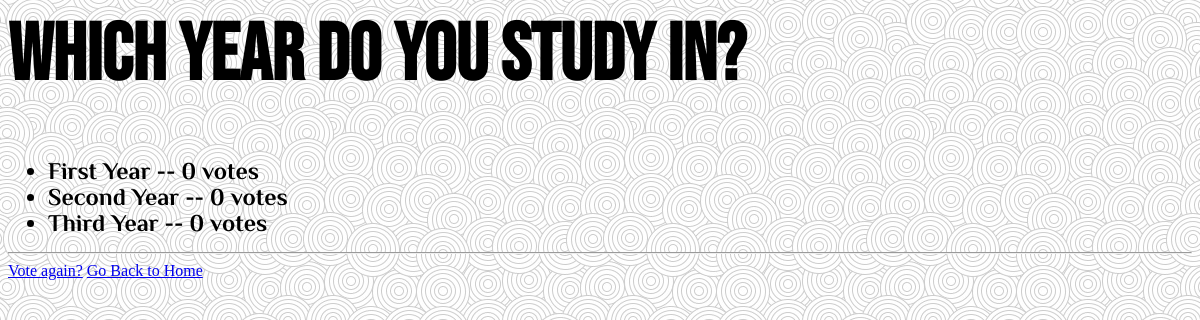
The app's page /2/results/ with its own data.
### polls/models.py (models this page shows, shortened)
class Question(models.Model):
    question_text = models.CharField(max_length=200)
    pub_date = models.DateTimeField('date published')

class Choice(models.Model):
    question = models.ForeignKey(Question, on_delete=models.CASCADE)
    choice_text = models.CharField(max_length=200)
    votes = models.IntegerField(default=0)

### polls/views.py (the view)
# urls.py: path('<int:pk>/results/', views.ResultsView.as_view(), name='results'),
class ResultsView(generic.DetailView):
    model = Question
    template_name = 'polls/results.html'

### polls/templates/polls/results.html
{% load static %}
<html><body>
<link rel="stylesheet" type="text/css" href="{% static 'polls/rstyle.css' %}" />
<h1 id="head">{{ question.question_text }}</h1>
<ul>
{% for choice in question.choice_set.all %}
    <li id="list">{{ choice.choice_text }} -- {{ choice.votes }} vote{{ choice.votes|pluralize }}</li>
{% endfor %}
</ul>
<hr>
<a href="{% url 'polls:detail' question.id %}">Vote again?</a>
<a href="{% url 'polls:index'%}">Go Back to Home</a>
</body></html>

### polls/static/polls/rstyle.css (style rules this page uses)
#head { font-family: 'bnr'; font-size: 500%; }
#list { font-family: 'bnr2'; font-size: 150%; }
body { background-image: url("images/pattern.jpg"); }

### records on screen
Question: question_text "Which year do you study in?"
Choice: choice_text "First Year", votes "0"
Choice: choice_text "Second Year", votes "0"
Choice: choice_text "Third Year", votes "0"
